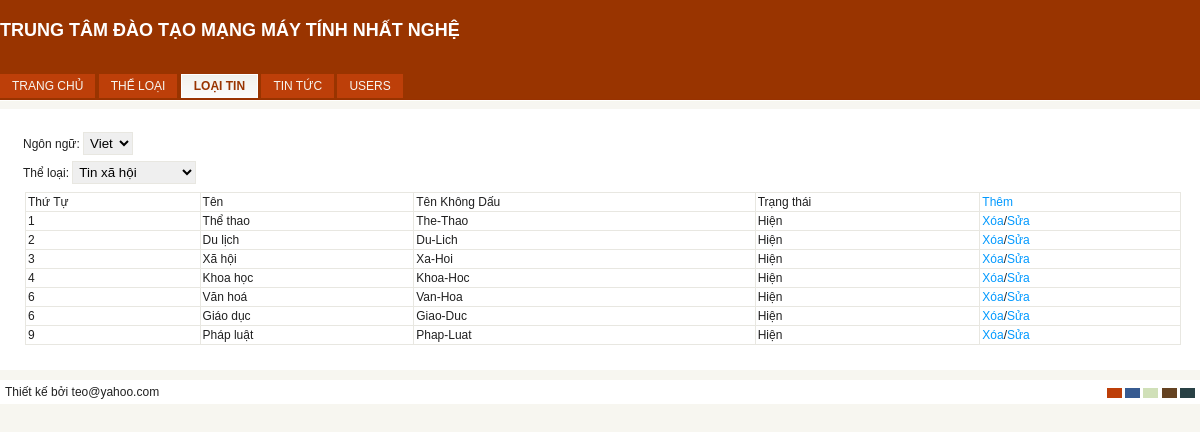
Page /admin/index.php?key=lt (signed in) on the committed database.
### tables this page shows
CREATE TABLE IF NOT EXISTS `loaitin` (
  `idLT` int(11) NOT NULL AUTO_INCREMENT,
  `lang` char(2) NOT NULL DEFAULT 'vi',
  `Ten` varchar(100) NOT NULL DEFAULT '',
  `Ten_KhongDau` varchar(100) DEFAULT NULL,
  `ThuTu` tinyint(11) NOT NULL DEFAULT '0',
  `AnHien` tinyint(1) NOT NULL DEFAULT '1',
  `idTL` int(11) NOT NULL DEFAULT '1',
  PRIMARY KEY (`idLT`)
);

### admin/loaitin.php (the view, shortened to what this page needs)
<!doctype html>
<html>
<head>
</head>
<body>
<?php
	include("../connect.php");
	if(isset($_GET['lang'])) $lang = $_GET['lang'];
	else $lang = "vi";
?>
<form name="form3" method="get">
<p>
	<label>Ngôn ngữ: </label>
  <select name="lang" onChange="form3.submit()">
  <option value="vi">Viet</option>
</select>
</p>
<p>
  <label>Thể loại: </label>
  <select name="theloai" onChange="form3.submit()">
  <?php
  	$sl="select * from theloai where lang='$lang' order by ThuTu";
	$kq=mysqli_query($link,$sl);
	$idTL=0;
  	while($d=mysqli_fetch_array($kq)){
		if($idTL==0) $idTL=$d['idTL']; ?>
  	<option value="<?php echo $d['idTL'] ?>" <?php if(isset($_GET['theloai']) && $_GET['theloai']==$d['idTL']) {echo "selected";$kt=1;} ?>><?php echo $d['TenTL']; ?></option>
  <?php }
   ?>
</select>
</p>
<table width="600" border="1">
  <tbody>
    <tr>
      <td>Thứ Tự</td>
      <td>Tên</td>
      <td>Tên Không Dấu</td>
      <td>Trạng thái</td>
      <td><a href="index.php?key=ltt&lang=<?php echo $lang;?>&theloai=<?php echo $idTL;?>">Thêm</a></td>
    </tr>
    <?php
  	$sl1="select * from loaitin where idTL=$idTL order by ThuTu";
	$kq1=mysqli_query($link,$sl1);
  	while($d1=mysqli_fetch_array($kq1)){ ?>
    <tr>
      <td><?php echo $d1['ThuTu']; ?></td>
      <td><?php echo $d1['Ten']; ?></td>
      <td><?php echo $d1['Ten_KhongDau']; ?></td>
      <td><?php if($d1['AnHien']==1) echo "Hiện"; else echo "Ẩn" ; ?></td>
      <td><a href="process.php?xoalt=<?php echo $d1['idLT'];?>&lang=<?php echo $lang;?>&theloai=<?php echo $idTL;?>" onClick="return confirm('Bạn chắc chắn muốn xóa?')">Xóa</a>/<a href="index.php?key=lts&idLT=<?php echo $d1['idLT'];?>">Sửa</a></td>
    </tr>
    <?php } ?>
  </tbody>
</table>
</form>
</body>
</html>

### admin/css/theme1.css (style rules this page uses)
body { background:#f3f9ff url(../img/bg_blue.jpg) repeat-x top; color: #202020; }
a, a:visited { color:#375b91; }
select { border:1px solid #d9e6f0; }
table { background:none; }
td, th { border:1px solid #d9e6f0; }

### admin/css/style.css (style rules this page uses)
* { margin:0; padding:0; }
img, div,a { behavior: url(css/iepngfix.htc) }
body { font-size: 12px; font-family: Arial, Tahoma, Verdana; }
a, a:visited { text-decoration:none; }
p { padding:3px; }
select { padding:2px; }
table { margin:5px; border-collapse: collapse; table-layout:automatic; width:98%; }
td, th { padding: 2px; }
form { padding:10px; margin:0 auto; }

### admin/css/theme.css (style rules this page uses)
body { background:#f7f6f0 url(../img/bg.jpg) repeat-x top; color: #202020; }
a, a:visited { color:#0099FF; }
select { border:1px solid #e8e7e1; }
table { background:none; }
td, th { border:1px solid #e8e7e1; }

### rows in the picture
loaitin: ThuTu "1", Ten "Thể thao", Ten_KhongDau "The-Thao", AnHien "Hiện"
loaitin: ThuTu "2", Ten "Du lịch", Ten_KhongDau "Du-Lich", AnHien "Hiện"
loaitin: ThuTu "3", Ten "Xã hội", Ten_KhongDau "Xa-Hoi", AnHien "Hiện"
loaitin: ThuTu "4", Ten "Khoa học", Ten_KhongDau "Khoa-Hoc", AnHien "Hiện"
loaitin: ThuTu "6", Ten "Văn hoá", Ten_KhongDau "Van-Hoa", AnHien "Hiện"
loaitin: ThuTu "6", Ten "Giáo dục", Ten_KhongDau "Giao-Duc", AnHien "Hiện"
loaitin: ThuTu "9", Ten "Pháp luật", Ten_KhongDau "Phap-Luat", AnHien "Hiện"

### other values in the picture
form field theloai "Tin xã hội"
